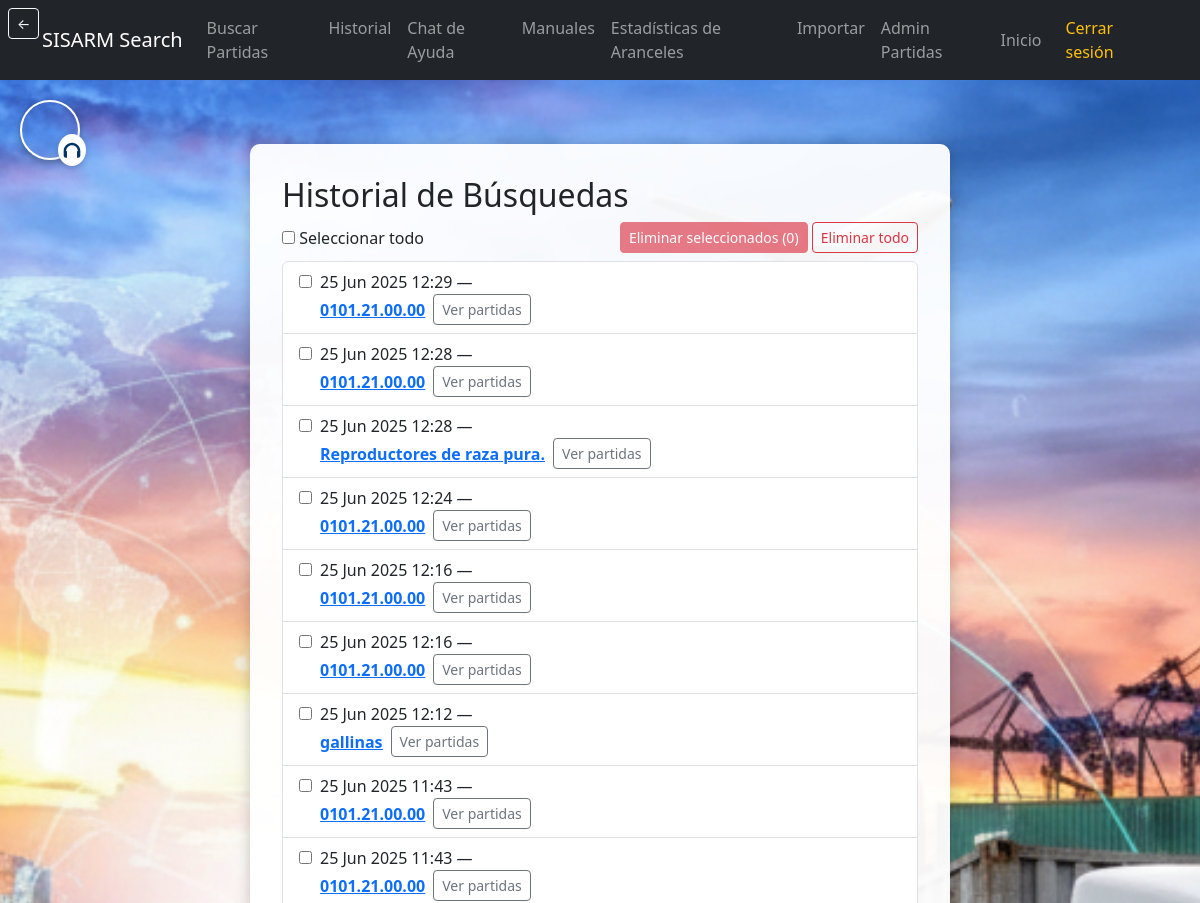
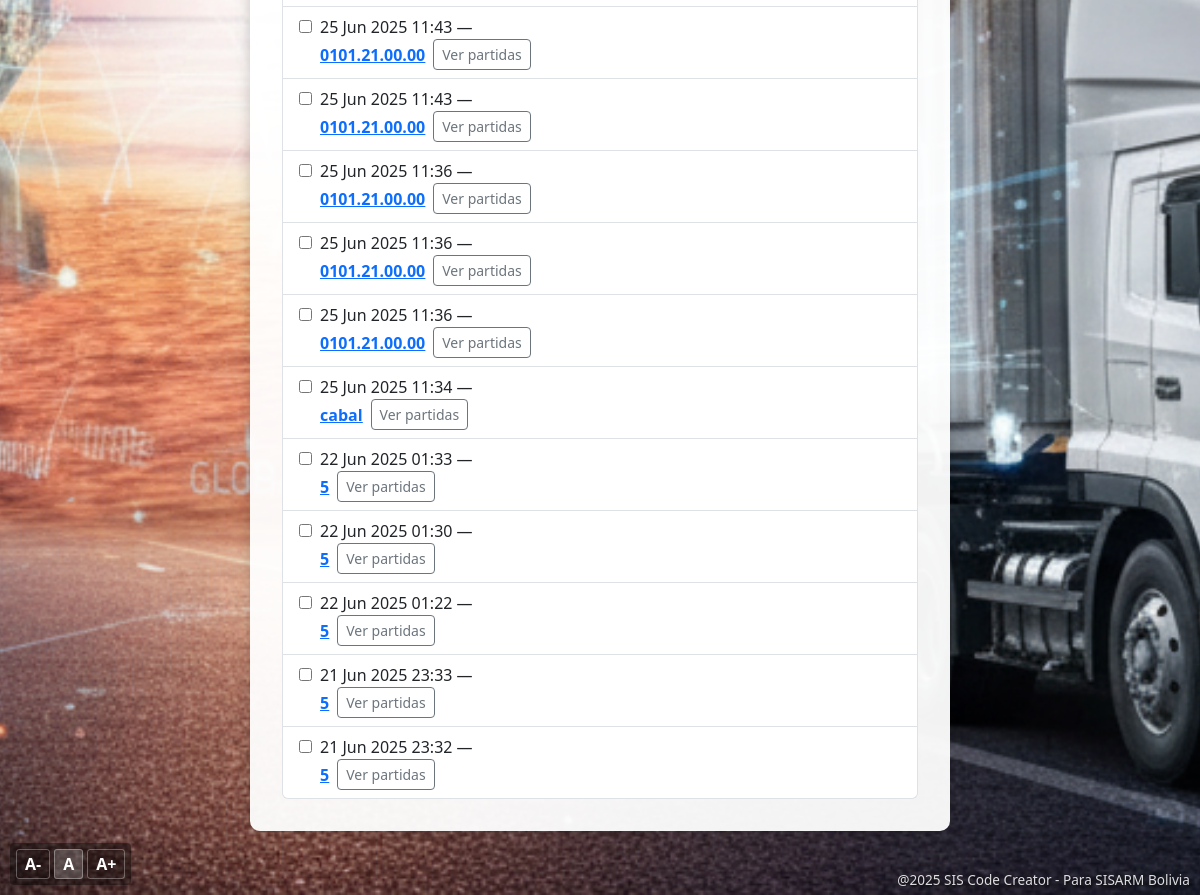
The app's page /historial/ (signed in) with its own data (2 pictures, top to bottom).
### partidas/models.py (models this page shows)
class Busqueda(models.Model):
    usuario = models.ForeignKey(Usuario, on_delete=models.CASCADE)
    termino_buscado = models.CharField(max_length=100)
    tipo_busqueda = models.CharField(max_length=50)
    fecha = models.DateTimeField(auto_now_add=True)
    resultados = models.TextField(blank=True, default='')

### partidas/views.py (the view, shortened to what this page needs)
# urls.py: path('historial/', views.historial_buscador, name='historial_buscador'),
@login_required
def historial_buscador(request):
    historial_qs = Busqueda.objects.filter(usuario=request.user).order_by('-fecha')[:20]
    historial = []
    for b in historial_qs:
        matches = PartidaArancelaria.objects.filter(
            Q(codigo__icontains=b.termino_buscado) | Q(descripcion__icontains=b.termino_buscado)
        ).order_by('codigo')[:15]
        try:
            for p in matches:
                chi, prot = _split_normalize_ace22(p.ace22_chi_prot or '')
                setattr(p, 'ace22_chi', chi)
                setattr(p, 'ace22_prot', prot)
        except Exception:
            pass
        historial.append({'item': b, 'matches': matches})
    return render(request, 'partidas/historial.html', {'historial': historial})

### partidas/templates/partidas/historial.html (shortened to what this page needs)
{% extends "partidas/base.html" %}
{% load static %}
{% block body_class %}detalle-bg{% endblock %}
{% block content %}
<div class="historial-container">
    <h2> Historial de Búsquedas</h2>
    <form method="post" id="historialForm">
        <div class="mb-2 d-flex justify-content-between align-items-center">
            <div>
                <input type="checkbox" id="select-all" /> <label for="select-all">Seleccionar todo</label>
            </div>
            <div>
                <button type="submit" name="action" value="delete_selected" id="btn-delete-selected" class="btn btn-danger btn-sm" disabled>
                    Eliminar seleccionados (<span id="selected-count">0</span>)
                </button>
                <button type="submit" name="action" value="delete_all" id="btn-delete-all" class="btn btn-outline-danger btn-sm" onclick="return confirm('Eliminar TODO el historial? Esta acción no se puede deshacer.')">
                    Eliminar todo
                </button>
            </div>
        </div>
    <ul class="list-group">
        {% for entry in historial %}
            {% with item=entry.item matches=entry.matches %}
            <li class="list-group-item">
                <div class="d-flex align-items-start">
                    <div class="me-2">
                        <input type="checkbox" name="selected" value="{{ item.id }}" class="select-item" id="sel-{{ item.id }}" />
                    </div>
                    <div class="flex-grow-1">
                        {{ item.fecha|date:"d M Y H:i" }} —
                        <div class="d-flex align-items-center">
                            {% if matches %}
                                <a class="me-2 historial-link" href="{% url 'detalle_partida' matches.0.id %}" data-partida-id="{{ matches.0.id }}"><strong style="color:#0d6efd; text-decoration:underline;">{{ item.termino_buscado }}</strong></a>
                            {% else %}
                                <a class="me-2 historial-link" href="{% url 'buscar_partidas' %}?termino={{ item.termino_buscado|urlencode }}" data-partida-id=""><strong style="color:#0d6efd; text-decoration:underline;">{{ item.termino_buscado }}</strong></a>
                            {% endif %}
                            <button class="btn btn-sm btn-outline-secondary" type="button" data-bs-toggle="collapse" data-bs-target="#hist-{{ forloop.counter }}" aria-expanded="false" aria-controls="hist-{{ forloop.counter }}">
                                Ver partidas
                            </button>
                        </div>
            </li>
            {% endwith %}
        {% empty %}
            <li class="list-group-item text-muted">
                No hay búsquedas registradas.
            </li>
        {% endfor %}
    </ul>
    </form>
</div>
{% endblock %}

### records on screen
Busqueda: item.fecha "25 Jun 2025 12:29", item.termino_buscado "0101.21.00.00"
Busqueda: item.fecha "25 Jun 2025 12:28", item.termino_buscado "0101.21.00.00"
Busqueda: item.fecha "25 Jun 2025 12:28", item.termino_buscado "Reproductores de raza pura."
Busqueda: item.fecha "25 Jun 2025 12:24", item.termino_buscado "0101.21.00.00"
Busqueda: item.fecha "25 Jun 2025 12:16", item.termino_buscado "0101.21.00.00"
Busqueda: item.fecha "25 Jun 2025 12:16", item.termino_buscado "0101.21.00.00"
Busqueda: item.fecha "25 Jun 2025 12:12", item.termino_buscado "gallinas"
Busqueda: item.fecha "25 Jun 2025 11:43", item.termino_buscado "0101.21.00.00"
Busqueda: item.fecha "25 Jun 2025 11:43", item.termino_buscado "0101.21.00.00"
Busqueda: item.fecha "25 Jun 2025 11:43", item.termino_buscado "0101.21.00.00"
Busqueda: item.fecha "25 Jun 2025 11:43", item.termino_buscado "0101.21.00.00"
Busqueda: item.fecha "25 Jun 2025 11:36", item.termino_buscado "0101.21.00.00"
Busqueda: item.fecha "25 Jun 2025 11:36", item.termino_buscado "0101.21.00.00"
Busqueda: item.fecha "25 Jun 2025 11:36", item.termino_buscado "0101.21.00.00"
Busqueda: item.fecha "25 Jun 2025 11:34", item.termino_buscado "cabal"
Busqueda: item.fecha "22 Jun 2025 01:33", item.termino_buscado "5"
Busqueda: item.fecha "22 Jun 2025 01:30", item.termino_buscado "5"
Busqueda: item.fecha "22 Jun 2025 01:22", item.termino_buscado "5"
Busqueda: item.fecha "21 Jun 2025 23:33", item.termino_buscado "5"
Busqueda: item.fecha "21 Jun 2025 23:32", item.termino_buscado "5"
